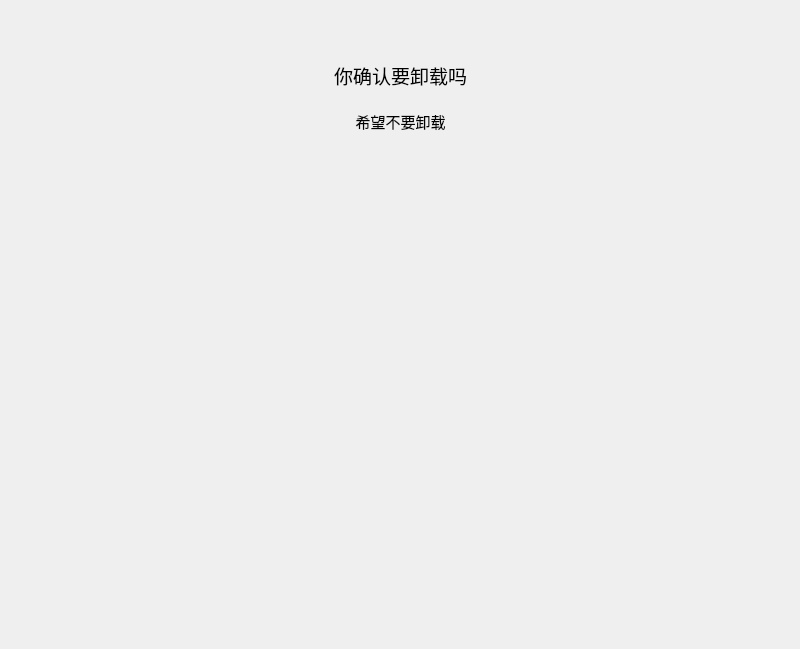
<?xml version="1.0" encoding="UTF-8"?>
<ui version="4.0">
 <class>Widget</class>
 <widget class="QWidget" name="Widget">
  <property name="geometry">
   <rect>
    <x>0</x>
    <y>0</y>
    <width>800</width>
    <height>649</height>
   </rect>
  </property>
  <property name="windowTitle">
   <string>滑动变脸器😀</string>
  </property>
  <property name="windowIcon">
   <iconset resource="res.qrc">
    <normaloff>:/favicon.ico</normaloff>:/favicon.ico</iconset>
  </property>
  <layout class="QVBoxLayout" name="verticalLayout">
   <item>
    <widget class="QWidget" name="header" native="true">
     <property name="sizePolicy">
      <sizepolicy hsizetype="Preferred" vsizetype="Fixed">
       <horstretch>0</horstretch>
       <verstretch>0</verstretch>
      </sizepolicy>
     </property>
     <layout class="QGridLayout" name="gridLayout">
      <property name="leftMargin">
       <number>0</number>
      </property>
      <property name="topMargin">
       <number>50</number>
      </property>
      <property name="rightMargin">
       <number>0</number>
      </property>
      <property name="bottomMargin">
       <number>20</number>
      </property>
      <property name="horizontalSpacing">
       <number>0</number>
      </property>
      <property name="verticalSpacing">
       <number>20</number>
      </property>
      <item row="0" column="1">
       <widget class="QLabel" name="title">
        <property name="font">
         <font>
          <pointsize>14</pointsize>
         </font>
        </property>
        <property name="text">
         <string>你确认要卸载吗</string>
        </property>
        <property name="alignment">
         <set>Qt::AlignCenter</set>
        </property>
       </widget>
      </item>
      <item row="1" column="1">
       <widget class="QLabel" name="subtitle">
        <property name="font">
         <font>
          <pointsize>11</pointsize>
         </font>
        </property>
        <property name="text">
         <string>希望不要卸载</string>
        </property>
        <property name="alignment">
         <set>Qt::AlignCenter</set>
        </property>
       </widget>
      </item>
      <item row="0" column="0" rowspan="2">
       <spacer name="horizontalSpacer_4">
        <property name="orientation">
         <enum>Qt::Horizontal</enum>
        </property>
        <property name="sizeHint" stdset="0">
         <size>
          <width>316</width>
          <height>58</height>
         </size>
        </property>
       </spacer>
      </item>
      <item row="0" column="2" rowspan="2">
       <spacer name="horizontalSpacer_5">
        <property name="orientation">
         <enum>Qt::Horizontal</enum>
        </property>
        <property name="sizeHint" stdset="0">
         <size>
          <width>316</width>
          <height>58</height>
         </size>
        </property>
       </spacer>
      </item>
     </layout>
    </widget>
   </item>
   <item>
    <widget class="QWidget" name="main" native="true">
     <layout class="QHBoxLayout" name="horizontalLayout_2">
      <item>
       <spacer name="horizontalSpacer_2">
        <property name="orientation">
         <enum>Qt::Horizontal</enum>
        </property>
        <property name="sizeHint" stdset="0">
         <size>
          <width>374</width>
          <height>20</height>
         </size>
        </property>
       </spacer>
      </item>
      <item>
       <widget class="Face" name="face" native="true">
        <property name="sizePolicy">
         <sizepolicy hsizetype="Preferred" vsizetype="Preferred">
          <horstretch>0</horstretch>
          <verstretch>0</verstretch>
         </sizepolicy>
        </property>
       </widget>
      </item>
      <item>
       <spacer name="horizontalSpacer_3">
        <property name="orientation">
         <enum>Qt::Horizontal</enum>
        </property>
        <property name="sizeHint" stdset="0">
         <size>
          <width>374</width>
          <height>20</height>
         </size>
        </property>
       </spacer>
      </item>
     </layout>
    </widget>
   </item>
   <item>
    <widget class="QWidget" name="footer" native="true">
     <property name="sizePolicy">
      <sizepolicy hsizetype="Preferred" vsizetype="Fixed">
       <horstretch>0</horstretch>
       <verstretch>0</verstretch>
      </sizepolicy>
     </property>
     <property name="minimumSize">
      <size>
       <width>0</width>
       <height>50</height>
      </size>
     </property>
     <property name="maximumSize">
      <size>
       <width>16777215</width>
       <height>50</height>
      </size>
     </property>
     <layout class="QHBoxLayout" name="horizontalLayout"/>
    </widget>
   </item>
  </layout>
 </widget>
 <customwidgets>
  <customwidget>
   <class>Face</class>
   <extends>QWidget</extends>
   <header>Face.h</header>
   <container>1</container>
  </customwidget>
 </customwidgets>
 <resources>
  <include location="res.qrc"/>
 </resources>
 <connections/>
</ui>
